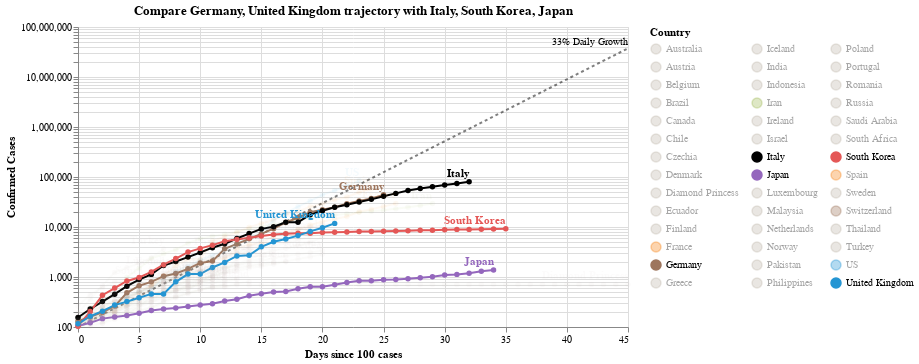

The notebook cell saved with this chart:
### Code cell
#hide_input
chart4 = make_since_chart(['Germany', 'United Kingdom'])
chart4

### Figure 1 — Vega-Lite specification as saved in the notebook (floating-point values rounded to 4 significant figures; data arrays with more than 128 entries replaced by an {"elided": "..."} marker saying what was removed)
{"config": {"view": {"continuousWidth": 400, "continuousHeight": 300}}, "layer": [{"mark": {"type": "line", "color": "black", "opacity": 0.5, "strokeDash": [3, 3]}, "encoding": {"x": {"type": "quantitative", "field": "Days since 100 cases"}, "y": {"type": "quantitative", "field": "Confirmed Cases"}}}, {"mark": {"type": "text", "align": "right", "dy": -6, "fontSize": 10, "text": "33% Daily Growth"}, "encoding": {"x": {"type": "quantitative", "field": "Days since 100 cases"}, "y": {"type": "quantitative", "field": "Confirmed Cases"}}, "transform": [{"filter": "(datum['Days since 100 cases'] >= 45)"}]}, {"data": {"name": "data-0716acce323b780949ea4291edb44f31"}, "mark": {"type": "line", "point": true}, "encoding": {"color": {"type": "nominal", "field": "Country", "legend": {"columns": 3, "symbolLimit": 42}, "scale": {"domain": ["Australia", "Austria", "Belgium", "Brazil", "Canada", "Chile", "Czechia", "Denmark", "Diamond Princess", "Ecuador", "Finland", "France", "Germany", "Greece", "Iceland", "India", "Indonesia", "Iran", "Ireland", "Israel", "Italy", "Japan", "Luxembourg", "Malaysia", "Netherlands", "Norway", "Pakistan", "Philippines", "Poland", "Portugal", "Romania", "Russia", "Saudi Arabia", "South Africa", "South Korea", "Spain", "Sweden", "Switzerland", "Thailand", "Turkey", "US", "United Kingdom"], "range": ["#C1B7AD", "#C1B7AD", "#C1B7AD", "#C1B7AD", "#C1B7AD", "#C1B7AD", "#C1B7AD", "#C1B7AD", "#C1B7AD", "#C1B7AD", "#C1B7AD", "#F58518", "#9D755D", "#C1B7AD", "#C1B7AD", "#C1B7AD", "#C1B7AD", "#A1BA59", "#C1B7AD", "#C1B7AD", "black", "#9467bd", "#C1B7AD", "#C1B7AD", "#C1B7AD", "#C1B7AD", "#C1B7AD", "#C1B7AD", "#C1B7AD", "#C1B7AD", "#C1B7AD", "#C1B7AD", "#C1B7AD", "#C1B7AD", "#E45756", "#F58518", "#C1B7AD", "#9D755D", "#C1B7AD", "#C1B7AD", "#2495D3", "#2495D3"]}}, "opacity": {"condition": {"value": 1, "selection": "selector004"}, "value": 0.05}, "tooltip": [{"type": "nominal", "field": "Country"}, {"type": "temporal", "field": "Date"}, {"type": "quantitative", "field": "Confirmed Cases"}, {"type": "quantitative", "field": "Days since 100 cases"}], "x": {"type": "quantitative", "field": "Days since 100 cases"}, "y": {"type": "quantitative", "field": "Confirmed Cases", "scale": {"type": "log"}}}, "selection": {"selector004": {"type": "multi", "fields": ["Country"], "bind": "legend", "init": [{"Country": "Germany"}, {"Country": "United Kingdom"}, {"Country": "Italy"}, {"Country": "South Korea"}, {"Country": "Japan"}]}}, "width": 550}, {"data": {"name": "data-0716acce323b780949ea4291edb44f31"}, "mark": {"type": "text", "align": "right", "dy": -8, "fontWeight": "bold"}, "encoding": {"color": {"type": "nominal", "field": "Country", "legend": {"columns": 3, "symbolLimit": 42}, "scale": {"domain": ["Australia", "Austria", "Belgium", "Brazil", "Canada", "Chile", "Czechia", "Denmark", "Diamond Princess", "Ecuador", "Finland", "France", "Germany", "Greece", "Iceland", "India", "Indonesia", "Iran", "Ireland", "Israel", "Italy", "Japan", "Luxembourg", "Malaysia", "Netherlands", "Norway", "Pakistan", "Philippines", "Poland", "Portugal", "Romania", "Russia", "Saudi Arabia", "South Africa", "South Korea", "Spain", "Sweden", "Switzerland", "Thailand", "Turkey", "US", "United Kingdom"], "range": ["#C1B7AD", "#C1B7AD", "#C1B7AD", "#C1B7AD", "#C1B7AD", "#C1B7AD", "#C1B7AD", "#C1B7AD", "#C1B7AD", "#C1B7AD", "#C1B7AD", "#F58518", "#9D755D", "#C1B7AD", "#C1B7AD", "#C1B7AD", "#C1B7AD", "#A1BA59", "#C1B7AD", "#C1B7AD", "black", "#9467bd", "#C1B7AD", "#C1B7AD", "#C1B7AD", "#C1B7AD", "#C1B7AD", "#C1B7AD", "#C1B7AD", "#C1B7AD", "#C1B7AD", "#C1B7AD", "#C1B7AD", "#C1B7AD", "#E45756", "#F58518", "#C1B7AD", "#9D755D", "#C1B7AD", "#C1B7AD", "#2495D3", "#2495D3"]}}, "opacity": {"condition": {"value": 1, "selection": "selector004"}, "value": 0.05}, "text": {"type": "nominal", "field": "Country"}, "tooltip": [{"type": "nominal", "field": "Country"}, {"type": "temporal", "field": "Date"}, {"type": "quantitative", "field": "Confirmed Cases"}, {"type": "quantitative", "field": "Days since 100 cases"}], "x": {"type": "quantitative", "field": "Days since 100 cases"}, "y": {"type": "quantitative", "field": "Confirmed Cases", "scale": {"type": "log"}}}, "transform": [{"filter": "(datum['Date'] >= 1585180800000)"}], "width": 550}], "data": {"name": "data-a4df6692dce8ace7125ac6b99fd660fc"}, "title": "Compare Germany, United Kingdom trajectory with Italy, South Korea, Japan", "$schema": "https://vega.github.io/schema/vega-lite/v4.0.2.json", "datasets": {"data-a4df6692dce8ace7125ac6b99fd660fc": [{"Days since 100 cases": 0, "Confirmed Cases": 100.0}, {"Days since 100 cases": 1, "Confirmed Cases": 133.0}, {"Days since 100 cases": 2, "Confirmed Cases": 176.9}, {"Days since 100 cases": 3, "Confirmed Cases": 235.3}, {"Days since 100 cases": 4, "Confirmed Cases": 312.9}, {"Days since 100 cases": 5, "Confirmed Cases": 416.2}, {"Days since 100 cases": 6, "Confirmed Cases": 553.5}, {"Days since 100 cases": 7, "Confirmed Cases": 736.1}, {"Days since 100 cases": 8, "Confirmed Cases": 979.1}, {"Days since 100 cases": 9, "Confirmed Cases": 1302.0}, {"Days since 100 cases": 10, "Confirmed Cases": 1732.0}, {"Days since 100 cases": 11, "Confirmed Cases": 2303.0}, {"Days since 100 cases": 12, "Confirmed Cases": 3064.0}, {"Days since 100 cases": 13, "Confirmed Cases": 4074.0}, {"Days since 100 cases": 14, "Confirmed Cases": 5419.0}, {"Days since 100 cases": 15, "Confirmed Cases": 7207.0}, {"Days since 100 cases": 16, "Confirmed Cases": 9586.0}, {"Days since 100 cases": 17, "Confirmed Cases": 12750.0}, {"Days since 100 cases": 18, "Confirmed Cases": 16960.0}, {"Days since 100 cases": 19, "Confirmed Cases": 22550.0}, {"Days since 100 cases": 20, "Confirmed Cases": 29990.0}, {"Days since 100 cases": 21, "Confirmed Cases": 39890.0}, {"Days since 100 cases": 22, "Confirmed Cases": 53060.0}, {"Days since 100 cases": 23, "Confirmed Cases": 70560.0}, {"Days since 100 cases": 24, "Confirmed Cases": 93850.0}, {"Days since 100 cases": 25, "Confirmed Cases": 124800.0}, {"Days since 100 cases": 26, "Confirmed Cases": 166000.0}, {"Days since 100 cases": 27, "Confirmed Cases": 220800.0}, {"Days since 100 cases": 28, "Confirmed Cases": 293700.0}, {"Days since 100 cases": 29, "Confirmed Cases": 390600.0}, {"Days since 100 cases": 30, "Confirmed Cases": 519500.0}, {"Days since 100 cases": 31, "Confirmed Cases": 690900.0}, {"Days since 100 cases": 32, "Confirmed Cases": 918900.0}, {"Days since 100 cases": 33, "Confirmed Cases": 1222000.0}, {"Days since 100 cases": 34, "Confirmed Cases": 1625000.0}, {"Days since 100 cases": 35, "Confirmed Cases": 2162000.0}, {"Days since 100 cases": 36, "Confirmed Cases": 2875000.0}, {"Days since 100 cases": 37, "Confirmed Cases": 3824000.0}, {"Days since 100 cases": 38, "Confirmed Cases": 5086000.0}, {"Days since 100 cases": 39, "Confirmed Cases": 6764000.0}, {"Days since 100 cases": 40, "Confirmed Cases": 8996000.0}, {"Days since 100 cases": 41, "Confirmed Cases": 11970000.0}, {"Days since 100 cases": 42, "Confirmed Cases": 15910000.0}, {"Days since 100 cases": 43, "Confirmed Cases": 21170000.0}, {"Days since 100 cases": 44, "Confirmed Cases": 28150000.0}, {"Days since 100 cases": 45, "Confirmed Cases": 37440000.0}], "data-0716acce323b780949ea4291edb44f31": {"elided": "767 records"}}}
